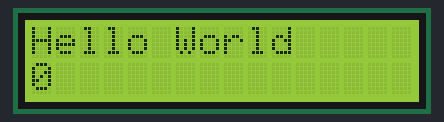
A sketch run on a simulated Arduino Uno, built with avr-gcc and run on an emulated ATmega328P. Parts: 16×2 character LCD.

Above: at 0.1 s.
At 4.1 s:
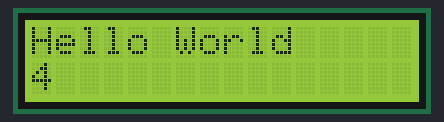
At 9.1 s:
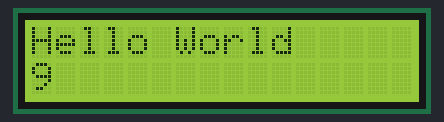
At 19.1 s:
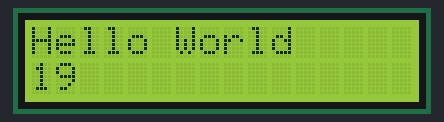
At 28.1 s:
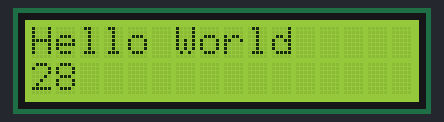
At 38.1 s:
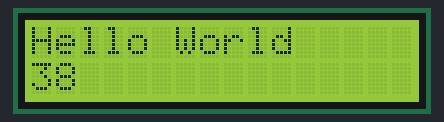

Measured:
- what the display in image 1 shows lasts 1.0 s, from 4.1 s to 5.1 s

The sketch:

LCD_Hello_World.ino
```cpp
#include <LiquidCrystal.h>

// LCD 16x2: RS, E, D4, D5, D6, D7
LiquidCrystal lcd(12, 11, 5, 4, 3, 2);

void setup() {
  lcd.begin(16, 2);
  lcd.print("Hello World");
}

void loop() {
  lcd.setCursor(0, 1);
  lcd.print(millis() / 1000UL);
  delay(100);
}
```
